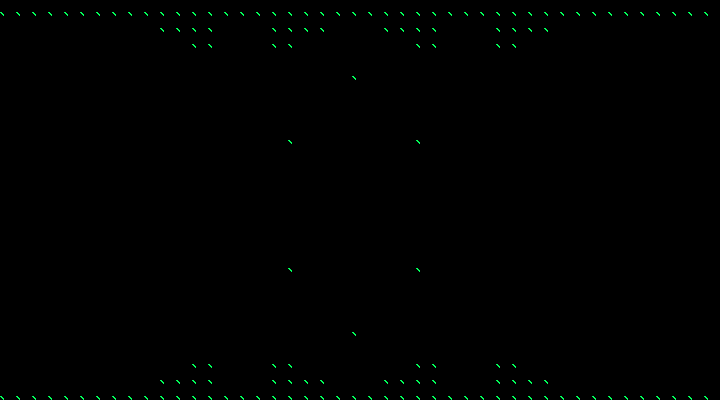

A 2D game scene composited from a Tiled map and its tileset images. What follows is a short description and the map's XML, with each tile layer's data collapsed to a summary:
An orthogonal 45x25 tile map with 16x16 px tiles, 1 tile layer (Tiles), 2 tilesets and 42 objects (40x enemy, 2x node).

<map version="1.0" orientation="orthogonal" width="45" height="25" tilewidth="16" tileheight="16">
 <tileset firstgid="1" name="Tiles" tilewidth="16" tileheight="16">
  <image source="../images/Wall-Terrain-Tiles.png" width="256" height="112" />
 </tileset>
 <tileset firstgid="113" name="Enemies" tilewidth="16" tileheight="16">
  <image source="../images/enemy.png" width="16" height="16" />
 </tileset>
 <layer name="Tiles" width="45" height="25">
  <properties>
   <property name="collision" value="true" />
   <property name="tileset" value="Tiles" />
  </properties>
  <data>[1125 cells, 144 non-empty, 1 distinct tile ids]</data>
 </layer>
 <objectgroup name="Enemies" width="45" height="25">
  <object name="2" type="enemy" gid="113" x="352" y="80" />
  <object name="2" type="enemy" gid="113" x="352" y="336" />
  <object name="2" type="enemy" gid="113" x="416" y="144" />
  <object name="2" type="enemy" gid="113" x="416" y="272" />
  <object name="2" type="enemy" gid="113" x="288" y="144" />
  <object name="2" type="enemy" gid="113" x="288" y="272" />
  <object name="3" type="enemy" gid="113" x="320" y="208" />
  <object name="1" type="enemy" gid="113" x="416" y="80" />
  <object name="1" type="enemy" gid="113" x="288" y="80" />
  <object name="0" type="enemy" gid="113" x="288" y="336" />
  <object name="0" type="enemy" gid="113" x="416" y="336" />
  <object name="4" type="enemy" gid="113" x="448" y="32" />
  <object name="4" type="enemy" gid="113" x="480" y="32" />
  <object name="4" type="enemy" gid="113" x="464" y="32" />
  <object name="4" type="enemy" gid="113" x="448" y="48" />
  <object name="4" type="enemy" gid="113" x="464" y="48" />
  <object name="4" type="enemy" gid="113" x="480" y="48" />
  <object name="4" type="enemy" gid="113" x="464" y="64" />
  <object name="4" type="enemy" gid="113" x="224" y="48" />
  <object name="4" type="enemy" gid="113" x="256" y="32" />
  <object name="4" type="enemy" gid="113" x="240" y="64" />
  <object name="4" type="enemy" gid="113" x="240" y="48" />
  <object name="4" type="enemy" gid="113" x="240" y="32" />
  <object name="4" type="enemy" gid="113" x="256" y="48" />
  <object name="4" type="enemy" gid="113" x="224" y="32" />
  <object name="4" type="enemy" gid="113" x="224" y="384" />
  <object name="4" type="enemy" gid="113" x="256" y="368" />
  <object name="4" type="enemy" gid="113" x="240" y="384" />
  <object name="4" type="enemy" gid="113" x="240" y="368" />
  <object name="4" type="enemy" gid="113" x="240" y="352" />
  <object name="4" type="enemy" gid="113" x="256" y="384" />
  <object name="4" type="enemy" gid="113" x="224" y="368" />
  <object name="4" type="enemy" gid="113" x="480" y="384" />
  <object name="4" type="enemy" gid="113" x="448" y="384" />
  <object name="4" type="enemy" gid="113" x="448" y="368" />
  <object name="4" type="enemy" gid="113" x="480" y="368" />
  <object name="4" type="enemy" gid="113" x="464" y="384" />
  <object name="4" type="enemy" gid="113" x="464" y="368" />
  <object name="4" type="enemy" gid="113" x="464" y="352" />
  <object type="node" gid="113" x="352" y="144" />
  <object type="node" gid="113" x="352" y="272" />
  <object name="3" type="enemy" gid="113" x="384" y="208" />
 </objectgroup>
</map>
